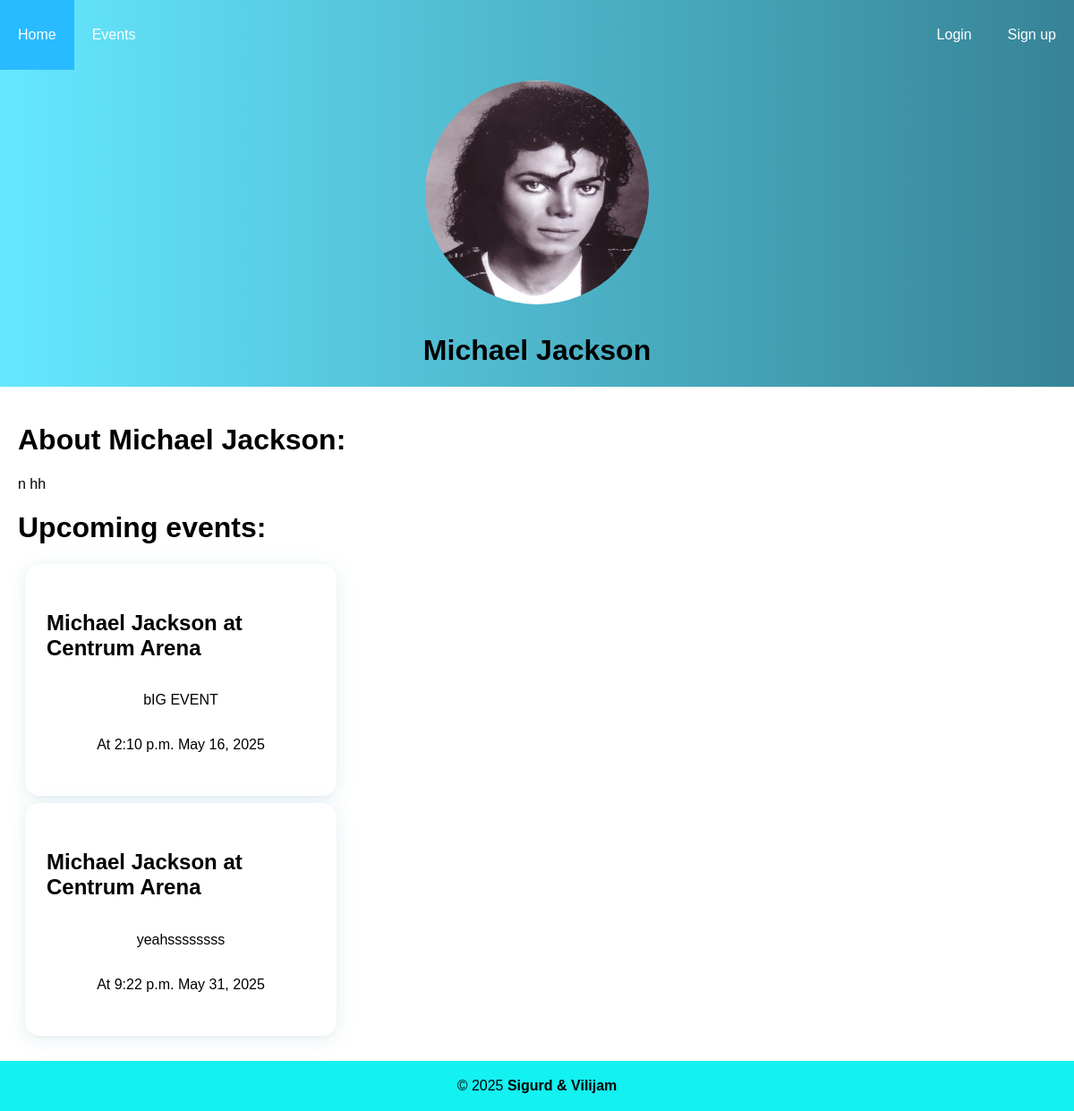
Screenshot of /artist/9/ with the database file from the repository.
### app/models.py (models this page shows, shortened)
class Artist(models.Model):
    user = models.OneToOneField(
        User, on_delete=models.CASCADE, related_name="artist_user"
    )
    artistimage = models.ImageField(
        upload_to="artistpics/", default="artistpics/default.png", null=True, blank=True
    )
    artistfans = models.ManyToManyField(User, related_name="artist_fans", blank=True)
    genres = models.ManyToManyField(Genre, related_name="artists", blank=True)

class User(AbstractUser):
    choices = [
        ("fan", "Fan"),
        ("artist", "Artist"),
        ("venue", "Venue"),
        ("doorman", "Doorman"),
    ]
    role = models.CharField(max_length=100, choices=choices, default="fan")
    profilename = models.CharField(
        max_length=100
    )  # Name on profile different from username and full name
    bio = models.TextField(max_length=1000, null=True, blank=True)
    profilepic = models.ImageField(
        upload_to="profilepics/",
        default="profilepics/default.png",
        null=True,
        blank=True,
    )

class Events(models.Model):
    eventname = models.CharField(max_length=100)
    eventdate = models.DateField()
    eventtime = models.TimeField()
    location = models.ForeignKey(
        Location, on_delete=models.CASCADE, related_name="events"
    )
    eventdescription = models.TextField()
    eventimage = models.ImageField(
        upload_to="eventpics/", default="eventpics/default.png", null=True, blank=True
    )
    EventArtists = models.ManyToManyField(
        Artist, through="EventArtists", related_name="event_artists"
    )
    eventvenue = models.ForeignKey(
        Venue, on_delete=models.CASCADE, related_name="event_venue"
    )
    ticketsold = models.IntegerField(default=0)
    ticketprice = models.DecimalField(max_digits=5, decimal_places=2)
    genres = models.ManyToManyField(Genre, related_name="events")
    authorized_doormen = models.ManyToManyField(
        Doorman, related_name="events", blank=True
    )

### app/views.py (the view)
# urls.py: path("artist/<int:artist_id>/", views.artistprofile, name="artistprofile"),
def artistprofile(request, artist_id):
    artist = get_object_or_404(Artist, id=artist_id)
    events = Events.objects.filter(EventArtists=artist)
    return render(request, "artistprofile.html", {"artist": artist, "events": events})

### templates/artistprofile.html (shortened to what this page needs)
{%extends "base.html"%}
{%block content%}
<div class="profilepic"><img src="{{ artist.user.profilepic.url }}" width="20%" alt="Profile Picture">
    <h1>{{ artist.user.profilename }}</h1>
</div>
<div class="container">
    <h1>About {{artist.user.profilename}}:</h1>
    <p>{{artist.user.bio}}</p>
    <h1>Upcoming events:</h1>
    {%if events%}
    {%for event in events%}
    <div class="card">
        <h2><a href="{% url 'event' event.id %}">{{ event.eventname }}</a></h2>
        <p>{{event.eventdescription}}</p>
        <p>At {{event.eventtime}} {{event.eventdate}}</p>
    </div>
    {%endfor%}
    {%else%}
    <p>No upcoming events</p>
    {%endif%}
</div>
{%endblock%}

### static/css/base.css (style rules this page uses)
body { font-family: Verdana, Geneva, Tahoma, sans-serif; background: linear-gradient(rgb(255, 255, 255), rgb(255, 255, 255)); margin: 0; }
.container { max-width: 1200px; margin: 0 auto; padding: 20px; }
.card { background: #fff; border: none; box-shadow: 0 4px 24px rgba(33, 134, 166, 0.10), 0 1.5px 6px rgba(0, 0, 0, 0.04); padding: 2rem 1.5rem; font-size: 1em; border-radius: 16px; transition: transform 0.15s, box-shadow 0.15s; margin: 0.5rem; width: 300px; display: flex; flex-direction: column; align-items: center; }
.card a { display: block; height: 100%; width: 100%; color: inherit; text-decoration: none; }

### templates/artistprofile.html (style rules this page uses)
.profilepic { display: flex; justify-content: center; background: linear-gradient(to right, rgb(101, 232, 255), rgb(55, 131, 150)); flex-direction: column; align-items: center; }
img { border-radius: 50%; padding: 1%; border: 1%; width: 250px; height: 250px; }

### rows the page displays
Artist: user.profilepic (picture), user.profilename "Michael Jackson", user.bio "n hh"
Events: eventname "Michael Jackson at Centrum Arena", eventdescription "bIG EVENT", eventtime "2:10 p.m.", eventdate "May 16, 2025"
Events: eventname "Michael Jackson at Centrum Arena", eventdescription "yeahssssssss", eventtime "9:22 p.m.", eventdate "May 31, 2025"
